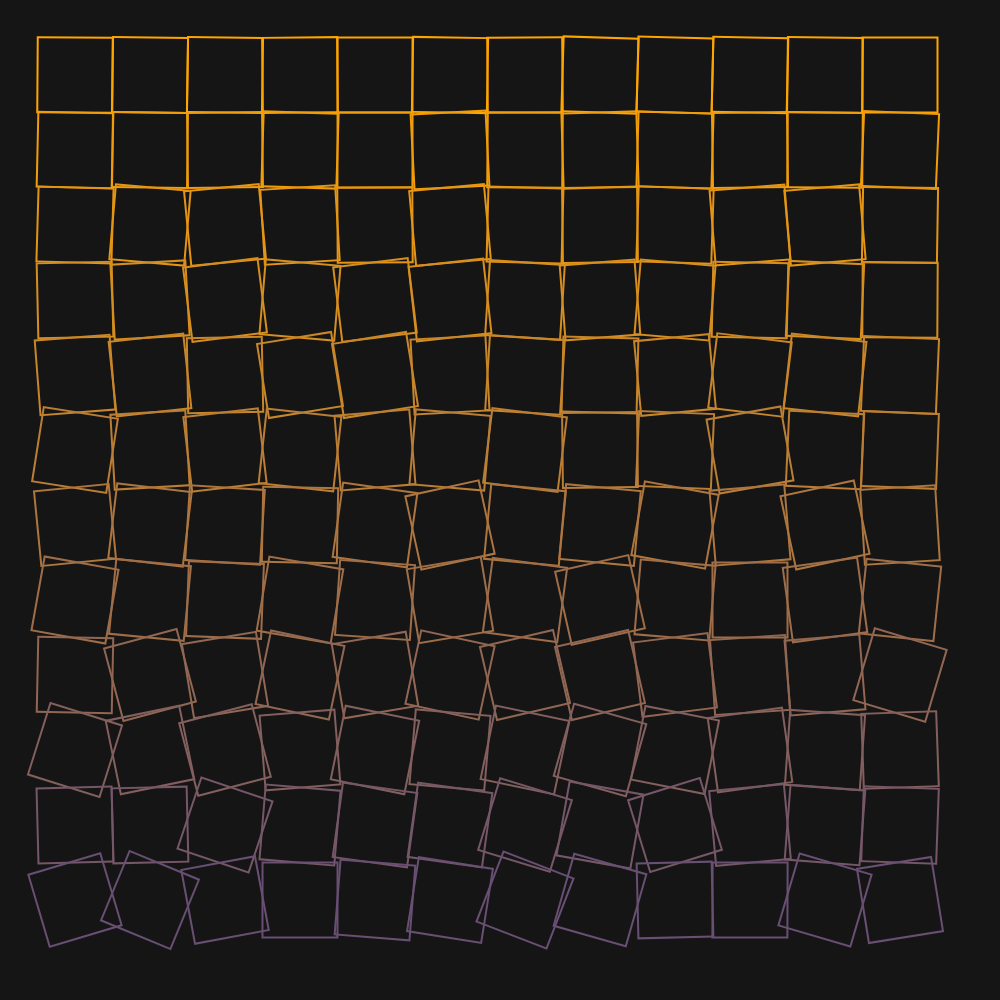
Frame 1 (no input)
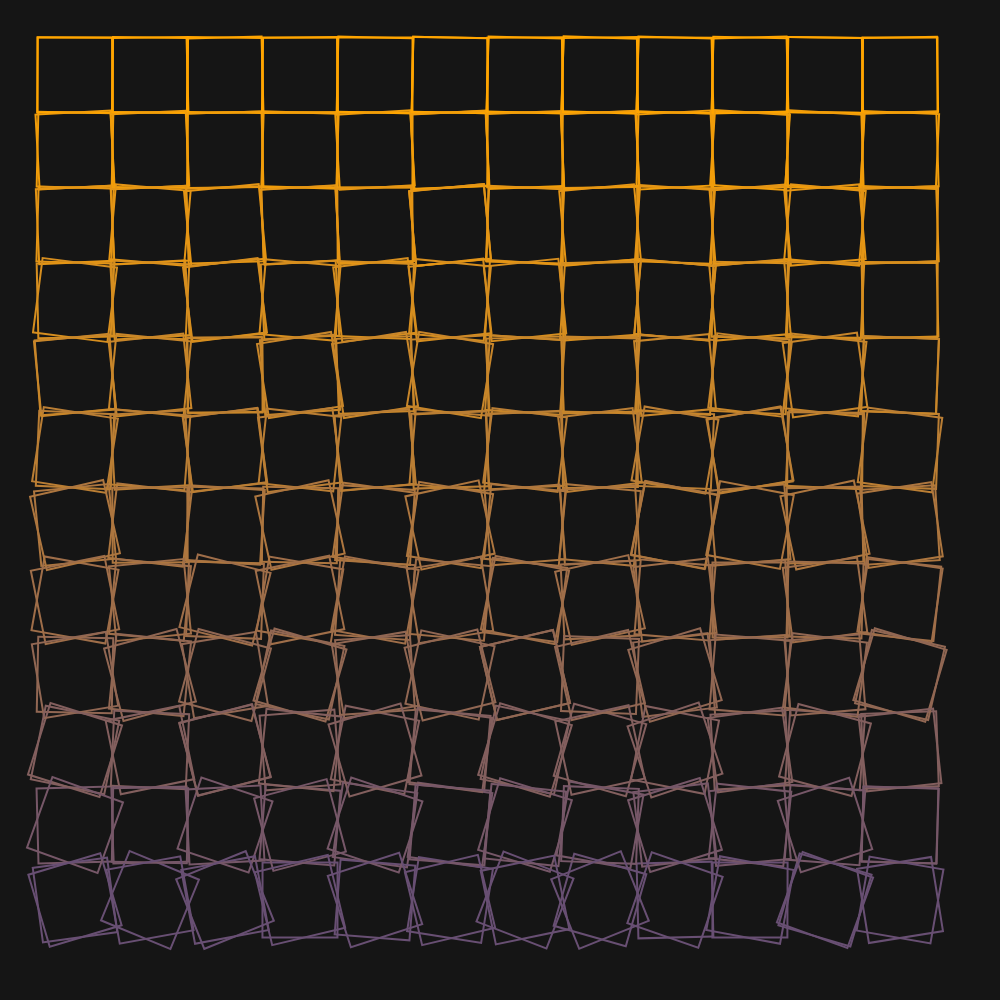
Frame 2 (the mouse pressed at the canvas centre, redrawn once)

The p5.js sketch that drew these frames (run headless with seeded random() and noise() and a simulated clock; the mouse was pressed at the canvas centre and the sketch redrawn once):

// p5.js sketch
// ── sketch.js
const squareSize = 75;

const randomDisplacement = 5;
const rotateMultiplier = 1;
const offset = 2;
const size = 1000;

let from, to;

function setup() {
  createCanvas(size, size);

  bClr = color("#151515");
  fClr = color("orange");
  tClr = color(72, 61, 139);

  background(bClr);
  strokeWeight(2);
  strokeCap(SQUARE);

  rectMode(CENTER);
  noFill();

  // Must be last line
  noLoop();
}

function draw() {
  for (let i = squareSize; i <= size - squareSize; i += squareSize) {
    for (let j = squareSize; j <= size - squareSize; j += squareSize) {
      //let f = lerpColor(color(bClr), fClr, (i-squareSize)/size);
      //let t = lerpColor(tClr, color(bClr), (i-squareSize)/size);
      let clr = lerpColor(fClr, tClr, (j - squareSize) / size);
      //clr.setAlpha(255*(j/size));
      stroke(clr);
      drawSquare(i, j);
    }
  }
}

function drawSquare(x, y) {
  angleMode(DEGREES);
  plusOrMinus = random() < 0.5 ? -1 : 1;
  const rotateAmt =
    (y / size) * 5 * plusOrMinus * random() * randomDisplacement;

  //const translateAmt = y / size * plusOrMinus * random(0) * randomDisplacement;

  push();
  translate(x, y);
  rotate(rotateAmt);
  translate(-x, -y);
  square(x, y, squareSize);
  pop();
}
